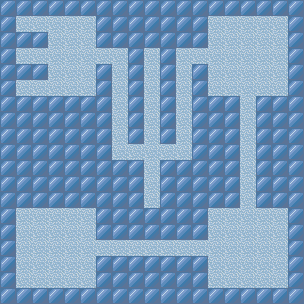

Tiled map render using the project's own tile images. Description and the whole map definition, tile-layer contents included, below:
An orthogonal 19x19 tile map with 16x16 px tiles, 1 tile layer (Terrain) and 5 objects (2x pow2.PortalFeatureComponent, 2x pow2.CombatFeatureComponent, alert).

<map version="1.0" orientation="orthogonal" width="19" height="19" tilewidth="16" tileheight="16">
 <properties>
  <property name="combat" value="true" />
  <property name="combatZone" value="zone-ice-tower" />
 </properties>
 <tileset firstgid="1" source="tiles/environment.tsx" />
 <layer name="Terrain" width="19" height="19">
  <data encoding="csv">
34,34,34,34,34,34,34,34,34,34,34,34,34,34,34,34,34,34,34,
34,50,50,50,50,50,34,34,34,34,34,34,34,50,50,50,50,50,34,
34,34,34,50,50,50,34,34,34,34,34,34,34,50,50,50,50,50,34,
34,50,50,50,50,50,50,50,34,50,34,50,50,50,50,50,50,50,34,
34,34,34,50,50,50,34,50,34,50,34,50,34,50,50,50,50,50,34,
34,50,50,50,50,50,34,50,34,50,34,50,34,50,50,50,50,50,34,
34,34,34,34,34,34,34,50,34,50,34,50,34,34,34,50,34,34,34,
34,34,34,34,34,34,34,50,34,50,34,50,34,34,34,50,34,34,34,
34,34,34,34,34,34,34,50,34,50,34,50,34,34,34,50,34,34,34,
34,34,34,34,34,34,34,50,50,50,50,50,34,34,34,50,34,34,34,
34,34,34,34,34,34,34,34,34,50,34,34,34,34,34,50,34,34,34,
34,34,34,34,34,34,34,34,34,50,34,34,34,34,34,50,34,34,34,
34,34,34,34,34,34,34,34,34,50,34,34,34,34,34,50,34,34,34,
34,50,50,50,50,50,34,34,34,34,34,34,34,50,50,50,50,50,34,
34,50,50,50,50,50,34,34,34,34,34,34,34,50,50,50,50,50,34,
34,50,50,50,50,50,50,50,50,50,50,50,50,50,50,50,50,50,34,
34,50,50,50,50,50,34,34,34,34,34,34,34,50,50,50,50,50,34,
34,50,50,50,50,50,34,34,34,34,34,34,34,50,50,50,50,50,34,
34,34,34,34,34,34,34,34,34,34,34,34,34,34,34,34,34,34,34
</data>
 </layer>
 <objectgroup draworder="topdown" name="Features" width="19" height="19">
  <object name="tower1" type="pow2.PortalFeatureComponent" x="48" y="240" width="16" height="16">
   <properties>
    <property name="icon" value="doorway.png" />
    <property name="target" value="tower1" />
    <property name="targetX" value="7" />
    <property name="targetY" value="16" />
    <property name="text" value="Return to the first level of the tower?" />
    <property name="transitionType" value="down" />
   </properties>
  </object>
  <object name="iceGolem.png" type="pow2.CombatFeatureComponent" x="144" y="144" width="16" height="16">
   <properties>
    <property name="creatures" value="" />
    <property name="gold" value="8" />
    <property name="icon" value="iceGolem.png" />
    <property name="id" value="towerGolem" />
    <property name="items" value="" />
    <property name="text" value="Two handlers release the bonds on a hulking monstrosity made entirely of ice! It lurches towards you!" />
   </properties>
  </object>
  <object name="iceTroll.png" type="pow2.CombatFeatureComponent" x="80" y="48" width="16" height="16">
   <properties>
    <property name="ambushed" value="true" />
    <property name="creatures" value="" />
    <property name="gold" value="8" />
    <property name="icon" value="iceTroll.png" />
    <property name="id" value="towerTrolls" />
    <property name="items" value="" />
    <property name="text" value="You are set upon by a group of trolls!" />
   </properties>
  </object>
  <object name="Bag of Holding" type="alert" x="144" y="48" width="16" height="16">
   <properties>
    <property name="icon" value="bag.png" />
    <property name="sets" value="bagOfHolding" />
    <property name="text" value="You have found the Bag of Holding! You can now store an additional 15 items in the bag." />
    <property name="title" value="Bag of Holding" />
    <property name="type" value="alert" />
    <property name="until" value="bagOfHolding" />
   </properties>
  </object>
  <object name="tower3" type="pow2.PortalFeatureComponent" x="16" y="80" width="16" height="16">
   <properties>
    <property name="icon" value="doorway.png" />
    <property name="target" value="tower3" />
    <property name="targetX" value="1" />
    <property name="targetY" value="1" />
    <property name="text" value="Climb to the top level of the tower?" />
    <property name="transitionType" value="up" />
   </properties>
  </object>
 </objectgroup>
</map>
